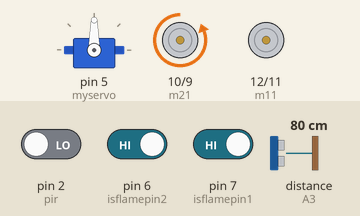
This sketch was run on a simulated Arduino Uno, built with avr-gcc and run on an emulated ATmega328P. Shown: servo, motor-driver pin pairs drawn as motors (green arrow = first pin HIGH = forward, orange = second pin HIGH = backward, longer = more drive). Wiring (inferred from the names in the program): ultrasonic range finder: trigger A4; echo A3. The inputs (shaded band) are chosen by the test bench; at power-on: pin 6 (isflamepin2) HIGH, pin 7 (isflamepin1) HIGH, pin 2 (pir) LOW, distance to the obstacle (sensor on A3) 80 cm. The echo pulse lasts 58.3 µs per cm; the GPS gets a fix after 3 s at 37.7749, -122.4194 with 8 satellites; what the sketch prints to the serial monitor is not drawn.

Above: at 2.8 s.
2.9 s: pin 6 (isflamepin2) driven LOW
At 5.8 s:
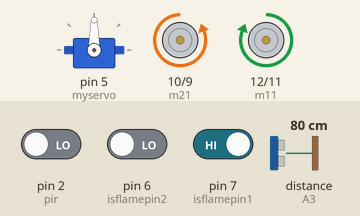
9.3 s: pin 7 (isflamepin1) driven LOW
At 12.5 s:
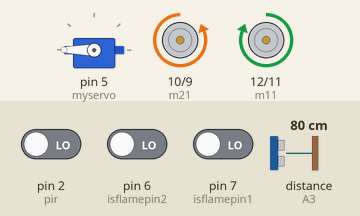
15.7 s: pin 7 (isflamepin1) driven HIGH
At 18.5 s:
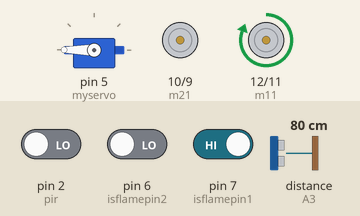
20.6 s: pin 2 (pir) driven HIGH
At 22.7 s:
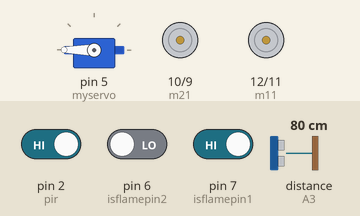
27.0 s: pin 2 (pir) driven LOW
Timing chart, 0 to 34.4 s (numbered marks = the images above; inputs shaded):
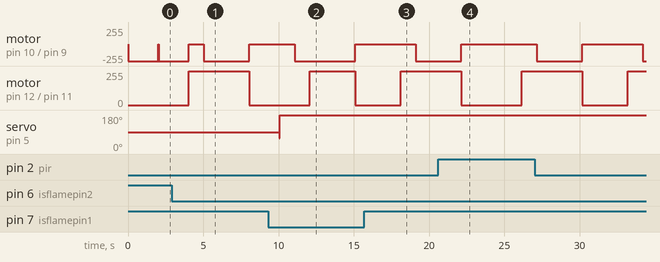

Measured:
- after the input at 2.9 s, motor on pin 12 (m11) / pin 11 (m12): stopped → forward 255/255 after 1.1 s, → stopped 4.0 s later
- after the input at 9.3 s, servo on pin 5 (myservo): 90° → 180° after 0.75 s
- after the input at 15.7 s, motor on pin 10 (m21) / pin 9 (m22): stopped → backward 255/255 after 3.4 s instead of 2.4 s; motor on pin 12 (m11) / pin 11 (m12): stopped → forward 255/255 after 2.4 s instead of 3.4 s
- after the input at 20.6 s, motor on pin 10 (m21) / pin 9 (m22): goes on until 22.1 s, then stays stopped

The sketch:

fire_fighting_bot.ino
```cpp
#include<Servo.h>
#include<TinyGPS.h>
#include<SoftwareSerial.h>

#define m11 12
#define m12 11
#define m21 10
#define m22 9
#define led 13
#define pir 2
Servo myservo;


float lat = 28.5458,lon = 77.1703; // create variable for latitude and longitude object
SoftwareSerial gpsSerial(3,4);//rx,tx
SoftwareSerial BLU(0,1);
char data;
TinyGPS gps; // create gps object

int pos=0;
int isflamepin1=7;
int isflamepin2=6;
int isflame1=HIGH;
int isflame2=HIGH;
const int trigger=A4;
const int echo=A3;
int vcc=A5;
int gnd=A2;
long Time;
float distanceCM;
float resultCM;


void forward()
{
  digitalWrite(m11,HIGH);
  digitalWrite(m12,LOW);
  digitalWrite(m21,LOW);
  digitalWrite(m22,HIGH);
}
void left
()
{
  digitalWrite(m11,HIGH);
  digitalWrite(m12,LOW);
  digitalWrite(m21,LOW);
  digitalWrite(m22,LOW);

}

void backward()
{
  digitalWrite(m11,LOW);
  digitalWrite(m12,HIGH);
  digitalWrite(m21,HIGH);
  digitalWrite(m22,LOW);
}

void right()
{
  digitalWrite(m11,LOW);
  digitalWrite(m12,LOW);
  digitalWrite(m21,LOW);
  digitalWrite(m22,HIGH);
}

void halt()
{
  digitalWrite(m11,LOW);
  digitalWrite(m12,LOW);
  digitalWrite(m21,LOW);
  digitalWrite(m22,LOW);

}

void rotate(){
  right();
  delay(50);
  halt;
}

void setup() {
  // put your setup code here, to run once:
  Serial.begin(9600);
  gpsSerial.begin(9600); // connect gps sensor
  BLU.begin(9600);

  myservo.attach(5);
  pinMode(m11,OUTPUT);
  pinMode(m12,OUTPUT);
  pinMode(m21,OUTPUT);
  pinMode(m22,OUTPUT);
  pinMode(isflamepin1,INPUT);
  pinMode(isflamepin2,INPUT);
  pinMode (echo,INPUT);
  pinMode(trigger,OUTPUT);
  pinMode(vcc,OUTPUT);
  pinMode(gnd,OUTPUT);
  pinMode(pir, INPUT); //Pin 2 as INPUT

}

int is_obstacle(){
    digitalWrite(trigger,LOW);
    delay(10);
    digitalWrite(trigger,HIGH);
    delayMicroseconds(10);
    digitalWrite(trigger,LOW);
    Time=pulseIn(echo,HIGH);
    distanceCM=Time*0.034;
    resultCM=distanceCM/2;
    //Serial.print("Distance in cm: ");
    //Serial.print(resultCM);
    if(resultCM < 6){
      return 1;
    }
    else{
      return 0;
    }
}

void servo(){
  for (pos = 0; pos <= 360; pos += 1) {
    myservo.write(pos);
    //delay(15);
  }
}


void loop() {
   digitalWrite(vcc,HIGH);
   digitalWrite(gnd,LOW);
   isflame1=digitalRead(isflamepin1);
   isflame2=digitalRead(isflamepin2);
   if(is_obstacle()==1){
    halt();
    delay(5000);
    right();
    delay(500);
   }
   if(isflame1==LOW) {
        right();
        delay(1000);
        forward();
        delay(3000);
        halt();
        delay(2000);
        servo();
        delay(1000);
    }
    else if(isflame2==LOW) {
        left();
        delay(1000);
        forward();
        delay(3000);
        halt();
        delay(2000);
        servo();
        delay(1000);
    }
    else{
        right();
        delay(2000);
        halt();
    }
   if (digitalRead(2) == HIGH){
      String latitude, longitude;
      Serial.println("Human Detected");
      digitalWrite(led,HIGH);
      if(gpsSerial.available()){ // check for gps data
        if(gps.encode(gpsSerial.read())){
          gps.f_get_position(&lat,&lon); // get latitude and longitude
        }
        latitude = String(lat,6);
        longitude = String(lon,6);
        Serial.println(latitude+";"+longitude);
        delay(1000);
      }
      if(BLU.available()){
       //Serial.println("bluetooth");
       Serial.println("12.9345 N 77.54345 E");
      }
   }
}
```
